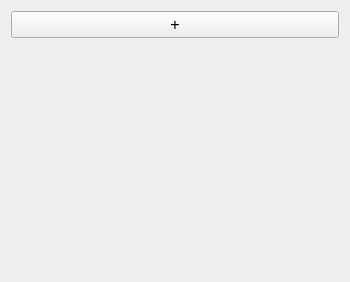
<?xml version="1.0" encoding="UTF-8"?>
<ui version="4.0">
 <class>FormStringBuilderChain</class>
 <widget class="QWidget" name="FormStringBuilderChain">
  <property name="geometry">
   <rect>
    <x>0</x>
    <y>0</y>
    <width>350</width>
    <height>282</height>
   </rect>
  </property>
  <property name="windowTitle">
   <string>Form</string>
  </property>
  <layout class="QVBoxLayout" name="vLayout">
   <item>
    <widget class="QPushButton" name="pushButton">
     <property name="font">
      <font>
       <pointsize>12</pointsize>
      </font>
     </property>
     <property name="text">
      <string>+</string>
     </property>
    </widget>
   </item>
   <item>
    <spacer name="verticalSpacer">
     <property name="orientation">
      <enum>Qt::Vertical</enum>
     </property>
     <property name="sizeHint" stdset="0">
      <size>
       <width>20</width>
       <height>40</height>
      </size>
     </property>
    </spacer>
   </item>
  </layout>
 </widget>
 <resources/>
 <connections>
  <connection>
   <sender>pushButton</sender>
   <signal>clicked()</signal>
   <receiver>FormStringBuilderChain</receiver>
   <slot>createNewSetting()</slot>
   <hints>
    <hint type="sourcelabel">
     <x>160</x>
     <y>32</y>
    </hint>
    <hint type="destinationlabel">
     <x>156</x>
     <y>193</y>
    </hint>
   </hints>
  </connection>
 </connections>
 <slots>
  <slot>createNewSetting()</slot>
 </slots>
</ui>
